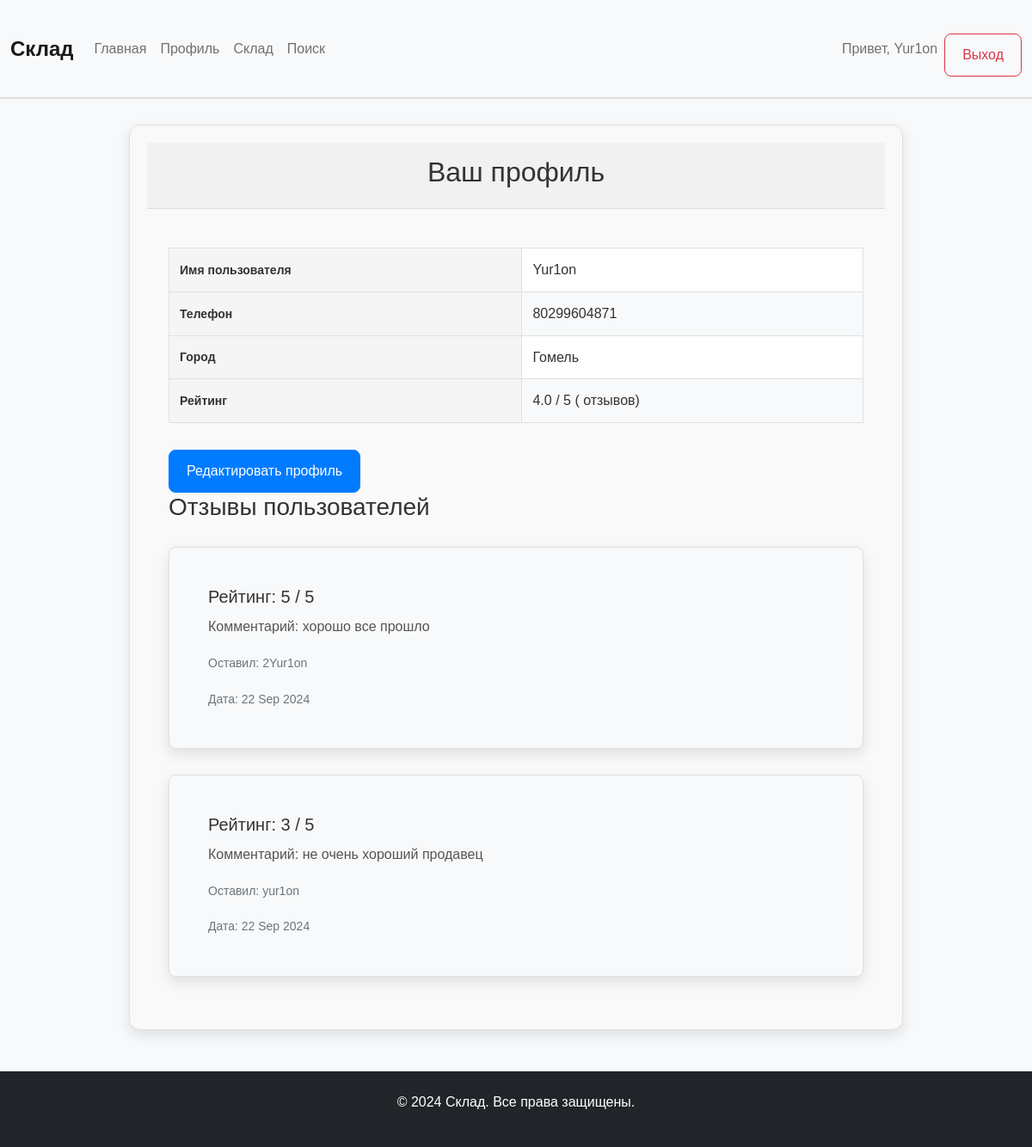
/profile/ (signed in), run on the app's committed database.
### user_profile/models.py (models this page shows, shortened)
class Profile(models.Model):
    user = models.OneToOneField(User, on_delete=models.CASCADE)
    phone = models.CharField(max_length=15)
    city = models.CharField(max_length=100)
    @property
    def average_rating(self):
        reviews = self.user.received_reviews.all()
        if reviews.exists():
            return sum(review.rating for review in reviews) / reviews.count()
        return 5  # Возвращаем 5, если нет отзывов

class Review(models.Model):
    user = models.ForeignKey(User, on_delete=models.CASCADE, related_name='received_reviews')
    reviewer = models.ForeignKey(User, on_delete=models.CASCADE, related_name='given_reviews')
    rating = models.PositiveSmallIntegerField()  # Рейтинг от 1 до 5
    comment = models.TextField(null=True, blank=True)
    created_at = models.DateTimeField(auto_now_add=True)

### user_profile/views.py (the view)
# urls.py: path('profile/', views.profile, name='profile'),
@login_required
def profile(request):
    edit_mode = request.GET.get('edit') == 'true'
    reviews = Review.objects.filter(user=request.user).order_by('-created_at')
    if request.method == 'POST':
        form = ProfileForm(request.POST, instance=request.user.profile)
        if form.is_valid():
            form.save()
            return redirect('profile')
    else:
        form = ProfileForm(instance=request.user.profile)
    return render(request, 'user_profile/profile.html', {
        'form': form,
        'edit_mode': edit_mode,
        'reviews': reviews,  # Передаем отзывы в шаблон
    })

### user_profile/templates/user_profile/profile.html (shortened to what this page needs)
{% extends 'warehouse/base.html' %}
{% block content %}
    {% load static %}
    <link rel="stylesheet" href="{% static 'css/profile.css' %}">
    <div class="card">
        <div class="card-header">
            <h2>Ваш профиль</h2>
        </div>
        <div class="card-body">
            {% if edit_mode %}
                <form method="post" class="form">
                    {% csrf_token %}
                    <div class="form-group">
                        <label for="phone">Телефон:</label>
                        {{ form.phone }}
                    </div>
                    <div class="form-group">
                        <label for="city">Город:</label>
                        {{ form.city }}
                    </div>
                    <div class="form-group">
                        <button type="submit" class="btn btn-success">Сохранить изменения</button>
                        <a href="{% url 'profile' %}" class="btn btn-secondary">Отменить</a>
                    </div>
                </form>
            {% else %}
                <table class="table table-bordered">
                    <tr>
                        <th>Имя пользователя</th>
                        <td>{{ user.username }}</td>
                    </tr>
                    <tr>
                        <th>Телефон</th>
                        <td>{{ user.profile.phone }}</td>
                    </tr>
                    <tr>
                        <th>Город</th>
                        <td>{{ user.profile.city }}</td>
                    </tr>
                    <tr>
                        <th>Рейтинг</th>
                        <td>
                            {% if user.profile.average_rating %}
                                {{ user.profile.average_rating|floatformat:1 }} / 5 ({{ user.profile.received_reviews.count }} отзывов)
                            {% else %}
                                0 / 5 (0 отзывов)
                            {% endif %}
                        </td>
                    </tr>
                </table>
                <a href="?edit=true" class="btn btn-primary">Редактировать профиль</a>
                <h3>Отзывы пользователей</h3>
                {% for review in reviews %}
                    <div class="review card mb-3">
                        <div class="card-body">
                            <h5 class="card-title">Рейтинг: {{ review.rating }} / 5</h5>
                            <p class="card-text">Комментарий: {{ review.comment }}</p>
                            <p class="card-text"><small class="text-muted">Оставил: {{ review.reviewer.username }}</small></p>
                            <p class="card-text"><small class="text-muted">Дата: {{ review.created_at|date:"d M Y" }}</small></p>
                        </div>
                    </div>
                {% empty %}
                    <p>Нет отзывов</p>
                {% endfor %}
            {% endif %}
        </div>
    </div>
{% endblock %}

### warehouse/templates/warehouse/base.html (shortened to what this page needs)
<!DOCTYPE html>
<html lang="en">
<head>
    {% load static %}
    <link href="https://cdn.jsdelivr.net/npm/bootstrap@5.1.3/dist/css/bootstrap.min.css" rel="stylesheet">
    <link rel="stylesheet" href="{% static '/css/styles.css' %}">
</head>
<body>
    <header class="header bg-light py-3 mb-4">
        <div class="container">
            <nav class="navbar navbar-expand-lg navbar-light">
                <a class="navbar-brand" href="{% url 'home' %}">Склад</a>
                <div class="collapse navbar-collapse">
                    <ul class="navbar-nav me-auto">
                        <li class="nav-item"><a class="nav-link" href="{% url 'home' %}">Главная</a></li>
                        {% if user.is_authenticated %}
                            <li class="nav-item"><a class="nav-link" href="{% url 'profile' %}">Профиль</a></li>
                            <li class="nav-item"><a class="nav-link" href="{% url 'warehouse' %}">Склад</a></li>
                        {% endif %}
                        <li class="nav-item"><a class="nav-link" href="{% url 'search' %}">Поиск</a></li>
                    </ul>
                    {% if user.is_authenticated %}
                        <span class="navbar-text">Привет, {{ user.username }}</span>
                        <a class="btn btn-outline-danger ms-2" href="{% url 'logout' %}">Выход</a>
                    {% else %}
                        <a class="btn btn-outline-primary ms-2" href="{% url 'login' %}">Вход</a>
                        <a class="btn btn-outline-secondary ms-2" href="{% url 'register' %}">Регистрация</a>
                    {% endif %}
                </div>
            </nav>
        </div>
    </header>
    <div class="container mt-4">
        {% block content %}{% endblock %}
    </div>
    <footer class="footer bg-dark text-white py-4 mt-5">
        <div class="container text-center">
            <p>&copy; 2024 Склад. Все права защищены.</p>
        </div>
    </footer>
</body>
</html>

### static/css/styles.css (style rules this page uses)
.header { border-bottom: 2px solid #ddd; }
.navbar-brand { font-weight: bold; font-size: 1.5rem; }
.footer { background-color: #222; color: #fff; padding: 20px 0; }
body { background-color: #f8f9fa; font-family: Arial, sans-serif; }
table { width: 100%; border-collapse: collapse; margin-top: 20px; }
th, td { padding: 12px; text-align: center; border: 1px solid #dee2e6; vertical-align: middle; }
th { background-color: #343a40; color: white; font-weight: bold; font-size: 14px; }
tr:nth-child(even) { background-color: #f8f9fa; }
.container { max-width: 1200px; margin: auto; }
.btn-primary { background-color: #007bff; border-color: #007bff; color: white; }

### static/css/profile.css (style rules this page uses)
.card { border-radius: 12px; box-shadow: 0 6px 15px rgba(0, 0, 0, 0.1); background-color: #f9f9f9; color: #333; margin: 30px auto; max-width: 900px; padding: 20px; border: 1px solid #e0e0e0; }
.card-header { background-color: #f1f1f1; color: #333; padding: 15px; text-align: center; font-size: 26px; font-weight: 600; border-bottom: 1px solid #ddd; border-top-left-radius: 12px; border-top-right-radius: 12px; }
.card-body { padding: 25px; font-size: 16px; line-height: 1.6; }
.table { width: 100%; margin-top: 20px; background-color: #fff; color: #333; border-collapse: collapse; border: 1px solid #e0e0e0; }
.table th { background-color: #f5f5f5; color: #333; padding: 12px; text-align: left; font-weight: bold; border-bottom: 1px solid #e0e0e0; }
.table td { padding: 12px; text-align: left; border-top: 1px solid #e0e0e0; }
.btn { padding: 12px 20px; font-size: 16px; border-radius: 8px; text-decoration: none; display: inline-block; margin-top: 15px; transition: background-color 0.3s ease, border-color 0.3s ease; }
.btn-primary { background-color: #007bff; border-color: #007bff; color: white; }
.review { background-color: #f8f9fa; border: 1px solid #e0e0e0; border-radius: 8px; padding: 20px; margin-bottom: 20px; }
.review .card-title { font-size: 20px; color: #333; margin-bottom: 10px; }
.review .card-text { font-size: 16px; color: #555; }
.review small.text-muted { color: #777; font-size: 14px; }

### data on the page
Review: rating "5", comment "хорошо все прошло", reviewer.username "2Yur1on", created_at "22 Sep 2024"
Review: rating "3", comment "не очень хороший продавец", reviewer.username "yur1on", created_at "22 Sep 2024"

### other printed values
{{ user.username }} "Yur1on"
{{ user.profile.phone }} "80299604871"
{{ user.profile.city }} "Гомель"
{{ user.profile.average_rating|floatformat:1 }} "4.0"
